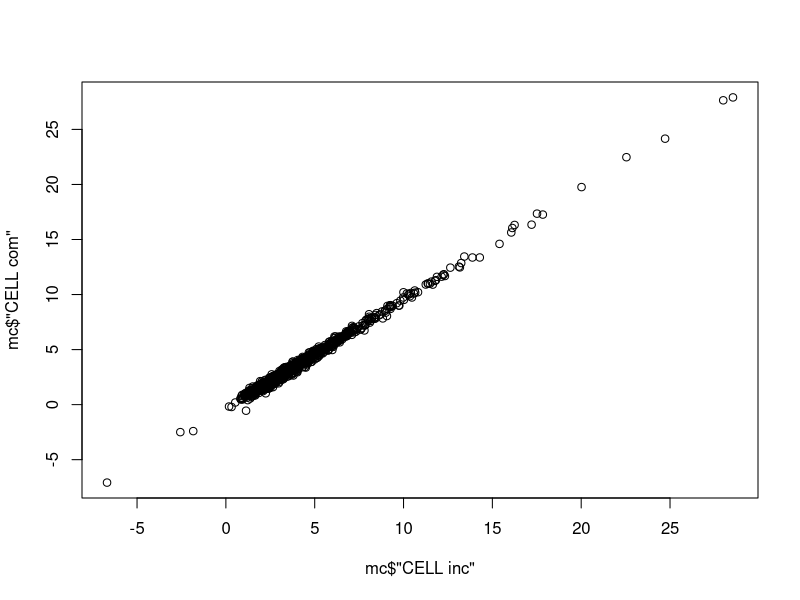
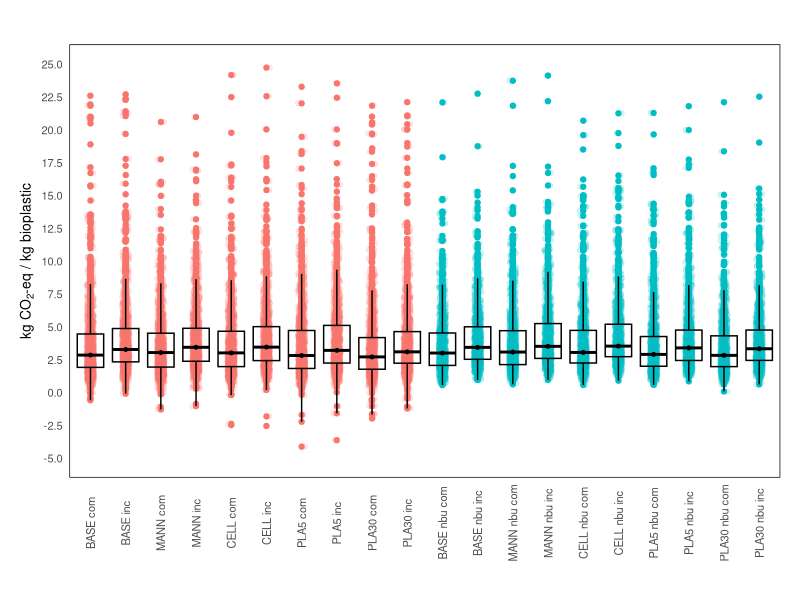
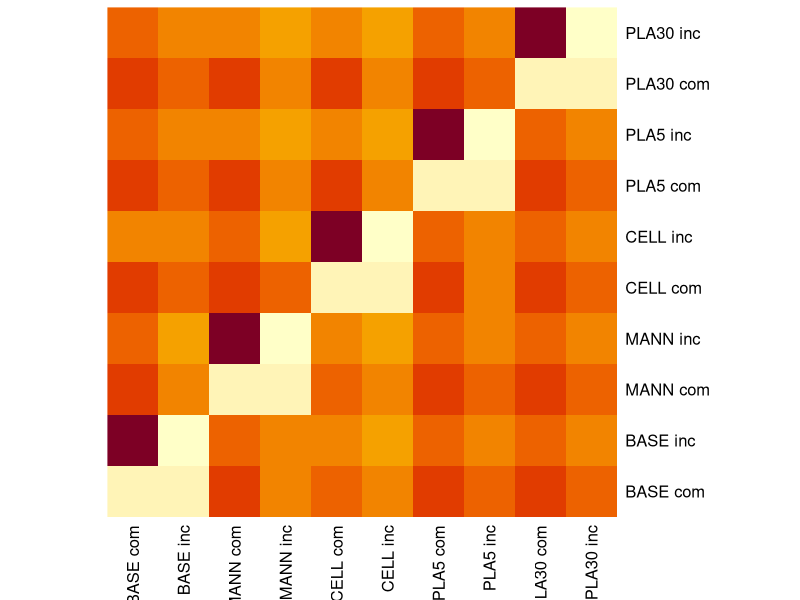

Source code (R) for these figures, in order:
library('ggplot2')
library('reshape2')
#library('Hmisc')

# Monte Carlo plot
mc = read.csv('../Results/mc_CC_fossil.csv', sep = ',')
head(mc)
names(mc)
dim(mc)

names(mc) <- c('X','BASE com','BASE inc',
               'CELL com','CELL inc', 
               'MANN com','MANN inc',
               'PLA5 com', 'PLA5 inc', 
               'PLA30 inc', 'PLA30 com', 
               'BASE nbu com', 'BASE nbu inc', 
               'CELL nbu inc', 'CELL nbu com', 
               'MANN nbu inc', 'MANN nbu com', 
               'PLA5 nbu inc', 'PLA5 nbu com',
               'PLA30 nbu com', 'PLA30 nbu inc')

summary(mc)


# New order of columns
myorder <- c('X','BASE com','BASE inc',
             'MANN com','MANN inc',
             'CELL com','CELL inc', 
             'PLA5 com', 'PLA5 inc',
             'PLA30 com', 'PLA30 inc', 
             'BASE nbu com', 'BASE nbu inc', 
             'MANN nbu com', 'MANN nbu inc', 
             'CELL nbu com', 'CELL nbu inc', 
             'PLA5 nbu com', 'PLA5 nbu inc',
             'PLA30 nbu com', 'PLA30 nbu inc')

mc <- mc[,myorder]
head(mc)
summary(mc)
plot(mc$'CELL inc',mc$'CELL com')
#remove outliers from plot

mc_sorted <- mc[order(mc[,c('PLA30 inc')]),]
mc_sorted <- mc_sorted[-c(1,2,999,1000),] 
tail(mc_sorted)
mc_sorted[c(996),]
# convert to long dataframe format (prepare for plotting)

mc_long <- melt(mc_sorted, id = c('X'))
mc_long <- mc_long[,-1]
mc_long$variable <- as.character(mc_long$variable)
mc_long <- mc_long[order(mc_long$variable),]
mc_long$variable <- factor(mc_long$variable)
head(mc_long)
tail(mc_long)
dim(mc_long)


mc_long$variable <- factor(mc_long$variable, levels = c('BASE com','BASE inc',
                                                        'MANN com','MANN inc',
                                                        'CELL com','CELL inc', 
                                                        'PLA5 com', 'PLA5 inc',
                                                        'PLA30 com', 'PLA30 inc', 
                                                        'BASE nbu com', 'BASE nbu inc', 
                                                        'MANN nbu com', 'MANN nbu inc', 
                                                        'CELL nbu com', 'CELL nbu inc', 
                                                        'PLA5 nbu com', 'PLA5 nbu inc',
                                                        'PLA30 nbu com', 'PLA30 nbu inc'))

mc_long$BU = ifelse(grepl('nbu', mc_long$variable, fixed = TRUE), 
                    "nbu", "bu")
mc_long$BU <- factor(mc_long$BU, levels = c('bu','nbu'))

summary(mc_long)



gmc <- ggplot(mc_long, aes(x = variable, y = value, color = BU)) + 
  geom_point()+
  #geom_jitter(color = "aquamarine4", width = 0.1, alpha = 0.15)+
  geom_jitter(width = 0.1, alpha = 0.15)+
  geom_boxplot(alpha = 0.01, outlier.shape = NA, color = 'black')+
  #stat_summary(fun.data = mean_sdl, geom = "errorbar", color = "darkblue")+
  stat_summary(fun=median, geom="point", size = 1, color = 'black')+
  #stat_summary(fun.y=median, geom="text", aes(label = round(..y.., 2)), vjust = -1, size = 3) +
  #stat_summary(fun.y=median, geom="point", shape = 6)+
  theme_minimal()+
  theme(text = element_text(size = 10),
        axis.text.x=element_text(angle = 90, vjust = 0.5),
        #axis.text.x=element_blank(),
        legend.position = "none",
        panel.grid = element_blank(),
        panel.background = element_rect(fill = "white"),
        plot.margin = margin(0.5,0.5,0.5,0.5, "cm"))


gmc  + ylab(expression(paste("kg CO"[2], "-eq / kg bioplastic"))) +  xlab("") + theme(
  plot.title = element_text(hjust = 0.5))+
  ggtitle("")+
  ylim(-5, 25) +#  setting a limit just for the figure
  scale_y_continuous(breaks = seq(-5, 25, len = 13), limits = c(-5,25))
  #scale_x_discrete(labels = parse(text = levels(mc_long$variable)))

# Analysis of differences.

mc_ <- mc[,-c(1,12:21)] # remove pandas index and nbu columns
names(mc_)
differences <- data.frame(matrix(NA, nrow = dim(mc_)[2], ncol = dim(mc_)[2]))

for (i in c(1:dim(mc_)[2])){
  print(i)
  for (j in c(1:dim(mc_)[2])){
  
    differences[i,j] <- sum(mc_[,i] - mc_[,j] > 0)/1000
  }}


names(differences) <- names(mc)[-c(1,12:21)]
rownames(differences) <- names(mc)[-c(1,12:21)]
differences
my_mat <- as.matrix(differences)
#heatmap(as.matrix(differences), Colv = NA, Rowv = NA, scale="column", Colv=FALSE)

#hclust_rows <- as.dendrogram(hclust(dist(my_mat)))  # Calculate hclust dendrograms
#hclust_cols <- as.dendrogram(hclust(dist(t(my_mat))))

heatmap(my_mat, Rowv = NA, Colv = NA)

write.csv(differences,"Differences_0609.csv")
